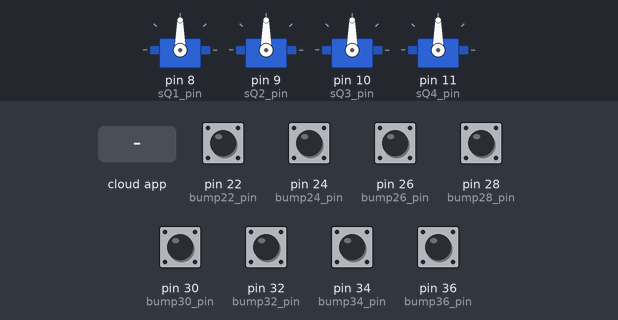
This sketch was run on a simulated Arduino Mega 2560, built with avr-gcc and run on an emulated ATmega2560. Parts: 4 × servo. Inputs (shaded band) come from the test bench; at power-on: pin 22 (bump22_pin), pin 24 (bump24_pin), pin 26 (bump26_pin), pin 28 (bump28_pin), pin 30 (bump30_pin), pin 32 (bump32_pin), pin 34 (bump34_pin), pin 36 (bump36_pin) HIGH. The ROS host is connected and sends only what is stated.

Above: at 1.2 s.
1.3 s: the phone or cloud app sets servo8 to 0
At 1.6 s:
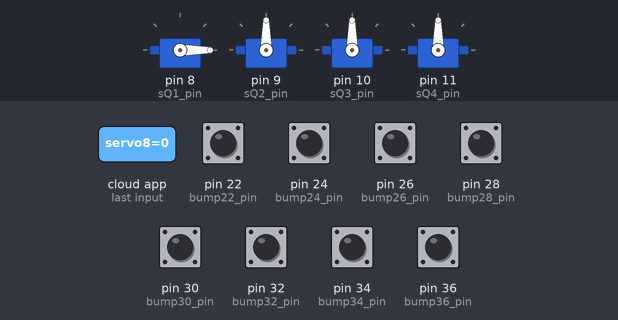
2.8 s: the phone or cloud app sets servo9 to 0
At 4.0 s:
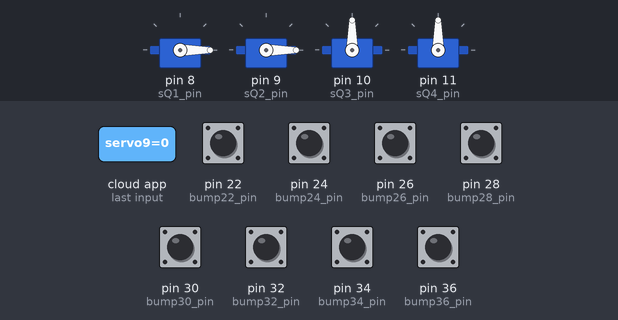
4.3 s: the phone or cloud app sets servo10 to 0
At 5.1 s:
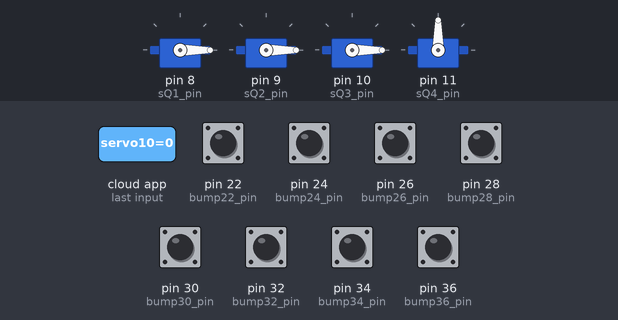
5.8 s: the phone or cloud app sets servo11 to 0
At 6.2 s:
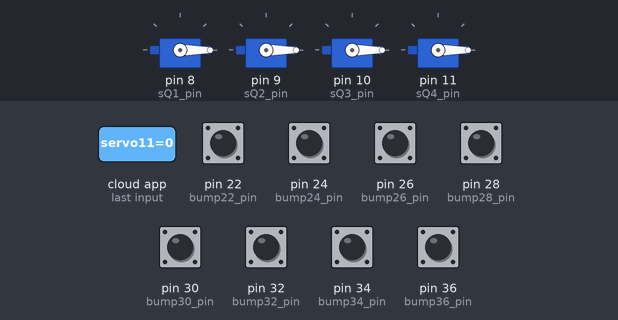
7.3 s: the phone or cloud app sets servo8 to 45
At 8.5 s:
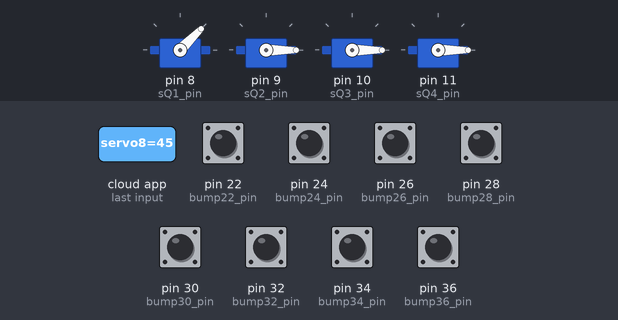
8.8 s: the phone or cloud app sets servo9 to 45
At 9.7 s:
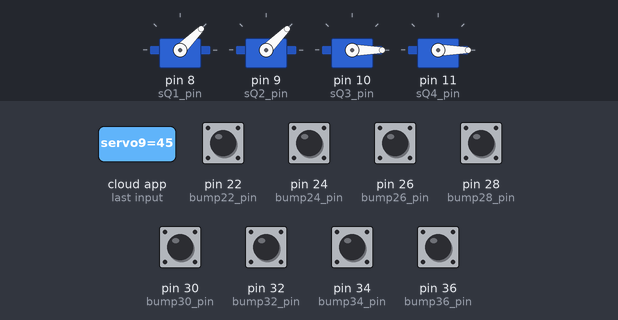
Timing chart, 0 to 11.3 s (numbered marks = the images above; inputs shaded):
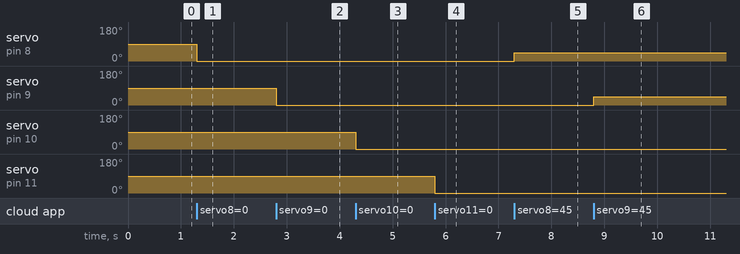

The sketch:

four_servo_w_bumper_control.ino
```cpp
/*
 * Firmware for a holonomic wheeled robot with 8 bump sensors
 *
 * Parts of this code used from ros tutorial found here,
 * www.ros.org/wiki/rosserial_arduino_demos
 *
 */

#if (ARDUINO >= 100)
 #include <Arduino.h>
#else
 #include <WProgram.h>
#endif

#include <Servo.h>
#include <ros.h>
#include <std_msgs/Bool.h>
#include <std_msgs/UInt16.h>

const int sQ1_pin = 8;
const int sQ2_pin = 9;
const int sQ3_pin = 10;
const int sQ4_pin = 11;

// Instantiate node handle globally (tell ROS we're creating publishers and subscribers))
ros::NodeHandle  nh;

// Create servo objects (no ROS stuff here...we're utilizing the Arduino servo library to control servos)
Servo servoQ1;  // initialize servo 8 object (front left / fore port)
Servo servoQ2;  // initialize servo 9 object (front right / fore starboard)
Servo servoQ3;  // initialize servo 10 object (rear right / aft starboard)
Servo servoQ4;  // initialize servo 11 object (front left / aft port)

// Instantiate ROS publisher message
std_msgs::Bool bump22_msg;
std_msgs::Bool bump24_msg;
std_msgs::Bool bump26_msg;
std_msgs::Bool bump28_msg;
std_msgs::Bool bump30_msg;
std_msgs::Bool bump32_msg;
std_msgs::Bool bump34_msg;
std_msgs::Bool bump36_msg;

// Instantiate ROS subscriber message and callback function
void servoQ1_msg(const std_msgs::UInt16& cmd_msg){
  servoQ1.write(cmd_msg.data);        // set servo angle, should be from 0-180
}
void servoQ2_msg(const std_msgs::UInt16& cmd_msg){
  servoQ2.write(cmd_msg.data);        // set servo angle, should be from 0-180
}
void servoQ3_msg(const std_msgs::UInt16& cmd_msg){
  servoQ3.write(cmd_msg.data);        // set servo angle, should be from 0-180
}
void servoQ4_msg(const std_msgs::UInt16& cmd_msg){
  servoQ4.write(cmd_msg.data);        // set servo angle, should be from 0-180
}

// Define rosserial objects (publishers and subscribers) globally
ros::Publisher bump22_sub("bump22", &bump22_msg);
ros::Publisher bump24_sub("bump24", &bump24_msg);
ros::Publisher bump26_sub("bump26", &bump26_msg);
ros::Publisher bump28_sub("bump28", &bump28_msg);
ros::Publisher bump30_sub("bump30", &bump30_msg);
ros::Publisher bump32_sub("bump32", &bump32_msg);
ros::Publisher bump34_sub("bump34", &bump34_msg);
ros::Publisher bump36_sub("bump36", &bump36_msg);
ros::Subscriber<std_msgs::UInt16> servoQ1_sub("/servo8", servoQ1_msg);
ros::Subscriber<std_msgs::UInt16> servoQ2_sub("/servo9", servoQ2_msg);
ros::Subscriber<std_msgs::UInt16> servoQ3_sub("/servo10", servoQ3_msg);
ros::Subscriber<std_msgs::UInt16> servoQ4_sub("/servo11", servoQ4_msg);

const int bump22_pin = 22;
const int bump24_pin = 24;
const int bump26_pin = 26;
const int bump28_pin = 28;
const int bump30_pin = 30;
const int bump32_pin = 32;
const int bump34_pin = 34;
const int bump36_pin = 36;

bool last_reading22;
bool last_reading24;
bool last_reading26;
bool last_reading28;
bool last_reading30;
bool last_reading32;
bool last_reading34;
bool last_reading36;

long last_debounce_time22 = 0;
long last_debounce_time24 = 0;
long last_debounce_time26 = 0;
long last_debounce_time28 = 0;
long last_debounce_time30 = 0;
long last_debounce_time32 = 0;
long last_debounce_time34 = 0;
long last_debounce_time36 = 0;

bool published22 = true;
bool published24 = true;
bool published26 = true;
bool published28 = true;
bool published30 = true;
bool published32 = true;
bool published34 = true;
bool published36 = true;

long debounce_delay = 50;

void setup(){

  // Instantiate node handle
  nh.initNode();

  // Instantiate pubish (advertise) and subscribe node handles
  nh.advertise(bump22_sub);
  nh.advertise(bump24_sub);
  nh.advertise(bump26_sub);
  nh.advertise(bump28_sub);
  nh.advertise(bump30_sub);
  nh.advertise(bump32_sub);
  nh.advertise(bump34_sub);
  nh.advertise(bump36_sub);
  nh.subscribe(servoQ1_sub);
  nh.subscribe(servoQ2_sub);
  nh.subscribe(servoQ3_sub);
  nh.subscribe(servoQ4_sub);

  // Set bump sensor pin as input
  pinMode(bump22_pin,INPUT);
  pinMode(bump24_pin,INPUT);
  pinMode(bump26_pin,INPUT);
  pinMode(bump28_pin,INPUT);
  pinMode(bump30_pin,INPUT);
  pinMode(bump32_pin,INPUT);
  pinMode(bump34_pin,INPUT);
  pinMode(bump36_pin,INPUT);

  // Pull bump sensor pin high
  digitalWrite(bump22_pin,HIGH);
  digitalWrite(bump24_pin,HIGH);
  digitalWrite(bump26_pin,HIGH);
  digitalWrite(bump28_pin,HIGH);
  digitalWrite(bump30_pin,HIGH);
  digitalWrite(bump32_pin,HIGH);
  digitalWrite(bump34_pin,HIGH);
  digitalWrite(bump36_pin,HIGH);

  // Decides between normally closed and normally open
  last_reading22 =! digitalRead(bump22_pin);
  last_reading24 =! digitalRead(bump24_pin);
  last_reading26 =! digitalRead(bump26_pin);
  last_reading28 =! digitalRead(bump28_pin);
  last_reading30 =! digitalRead(bump30_pin);
  last_reading32 =! digitalRead(bump32_pin);
  last_reading34 =! digitalRead(bump34_pin);
  last_reading36 =! digitalRead(bump36_pin);

  // Attach servo objects to pins
  servoQ1.attach(sQ1_pin);
  servoQ2.attach(sQ2_pin);
  servoQ3.attach(sQ3_pin);
  servoQ4.attach(sQ4_pin);
}

void loop(){

  bool reading22 =! digitalRead(bump22_pin);
  bool reading24 =! digitalRead(bump24_pin);
  bool reading26 =! digitalRead(bump26_pin);
  bool reading28 =! digitalRead(bump28_pin);
  bool reading30 =! digitalRead(bump30_pin);
  bool reading32 =! digitalRead(bump32_pin);
  bool reading34 =! digitalRead(bump34_pin);
  bool reading36 =! digitalRead(bump36_pin);

  if (last_reading22 != reading22){
    last_debounce_time22 = millis();
    published22 = false;
  }
  if (last_reading24 != reading24){
    last_debounce_time24 = millis();
    published24 = false;
  }
  if (last_reading26 != reading26){
    last_debounce_time26 = millis();
    published26 = false;
  }
  if (last_reading28 != reading28){
    last_debounce_time28 = millis();
    published28 = false;
  }
  if (last_reading30 != reading30){
    last_debounce_time30 = millis();
    published30 = false;
  }
  if (last_reading32 != reading32){
    last_debounce_time32 = millis();
    published32 = false;
  }
  if (last_reading34 != reading34){
    last_debounce_time34 = millis();
    published34 = false;
  }
  if (last_reading36 != reading36){
    last_debounce_time36 = millis();
    published36 = false;
  }

  if (!published22 && (millis() - last_debounce_time22) > debounce_delay){
    bump22_msg.data = reading22;
    bump22_sub.publish(&bump22_msg);
    published22 = true;
  }
  last_reading22 = reading22;
  if (!published24 && (millis() - last_debounce_time24) > debounce_delay){
    bump24_msg.data = reading24;
    bump24_sub.publish(&bump24_msg);
    published24 = true;
  }
  last_reading24 = reading24;
  if (!published26 && (millis() - last_debounce_time26) > debounce_delay){
    bump26_msg.data = reading26;
    bump26_sub.publish(&bump26_msg);
    published26 = true;
  }
  last_reading26 = reading26;
  if (!published28 && (millis() - last_debounce_time28) > debounce_delay){
    bump28_msg.data = reading28;
    bump28_sub.publish(&bump28_msg);
    published28 = true;
  }
  last_reading28 = reading28;
  if (!published30 && (millis() - last_debounce_time30) > debounce_delay){
    bump30_msg.data = reading30;
    bump30_sub.publish(&bump30_msg);
    published30 = true;
  }
  last_reading30 = reading30;
  if (!published32 && (millis() - last_debounce_time32) > debounce_delay){
    bump32_msg.data = reading32;
    bump32_sub.publish(&bump32_msg);
    published32 = true;
  }
  last_reading32 = reading32;
  if (!published34 && (millis() - last_debounce_time34) > debounce_delay){
    bump34_msg.data = reading34;
    bump34_sub.publish(&bump34_msg);
    published34 = true;
  }
  last_reading34 = reading34;
  if (!published36 && (millis() - last_debounce_time36) > debounce_delay){
    bump36_msg.data = reading36;
    bump36_sub.publish(&bump36_msg);
    published36 = true;
  }
  last_reading36 = reading36;

  nh.spinOnce();
//  delay(1);
}
```

Measured:
- after the input at 1.3 s, servo on pin 8 (sQ1_pin): 90° → 0° at once
- after the input at 2.8 s, servo on pin 9 (sQ2_pin): 90° → 0° at once
- after the input at 4.3 s, servo on pin 10 (sQ3_pin): 90° → 0° at once
- after the input at 5.8 s, servo on pin 11 (sQ4_pin): 90° → 0° at once
- after the input at 7.3 s, servo on pin 8 (sQ1_pin): 0° → 45° at once
- after the input at 8.8 s, servo on pin 9 (sQ2_pin): 0° → 45° at once
